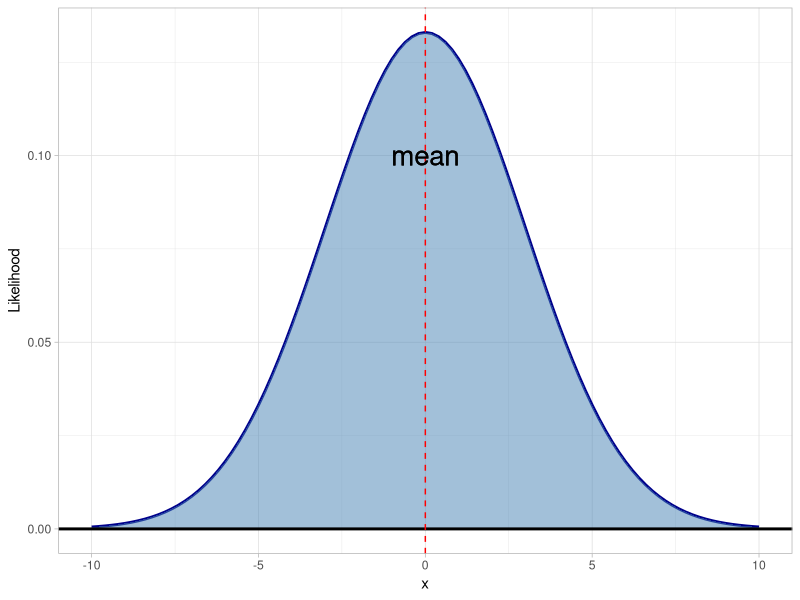
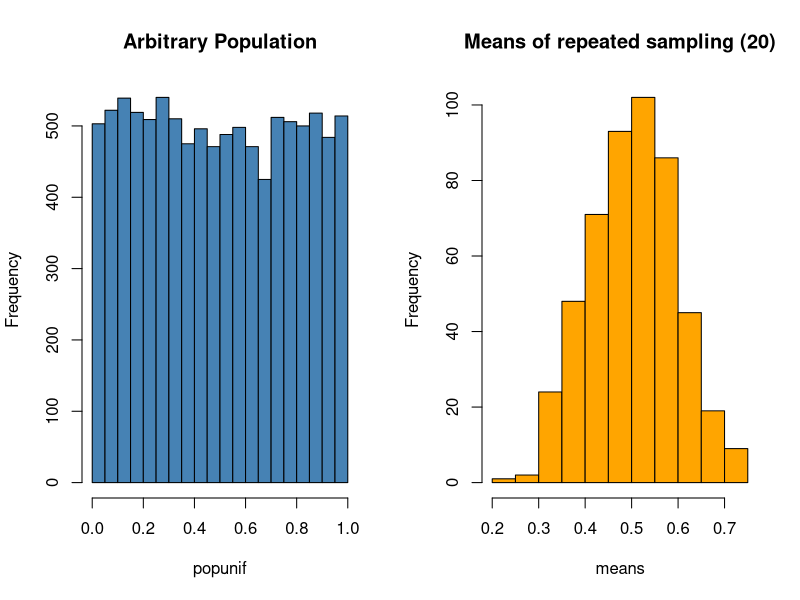
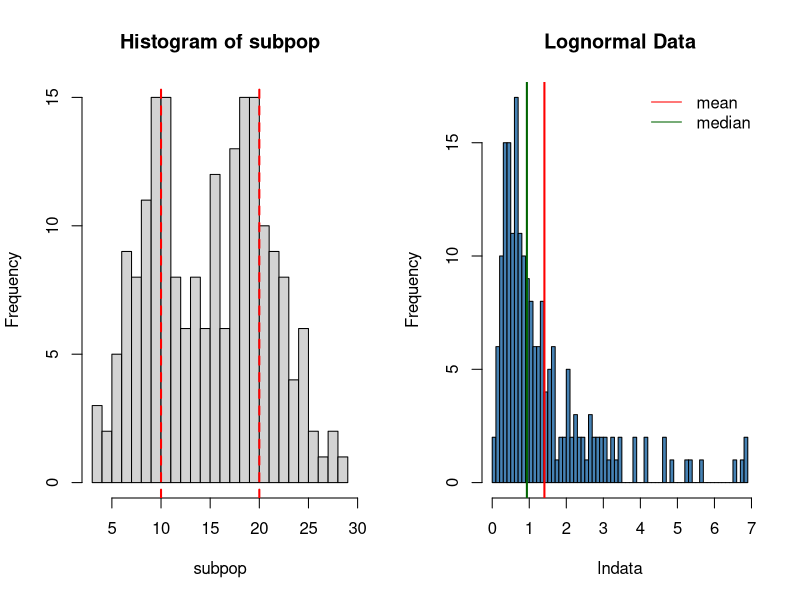
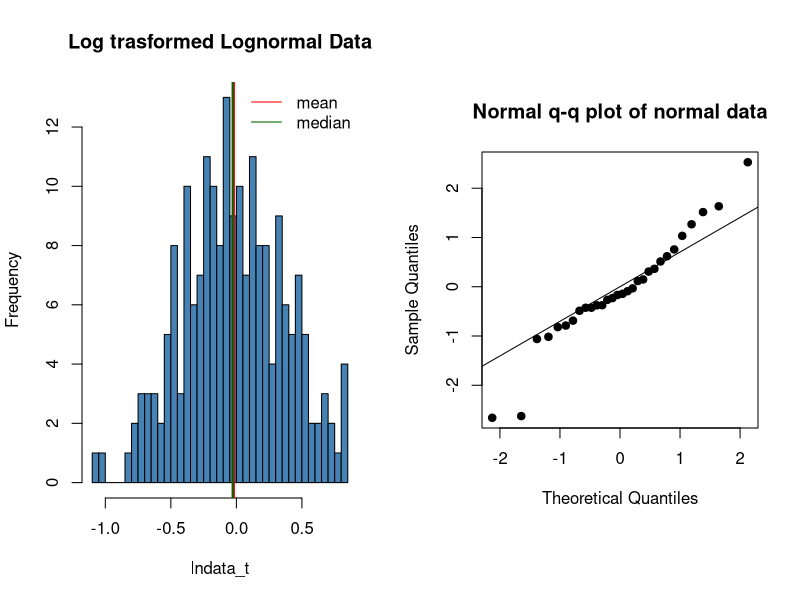
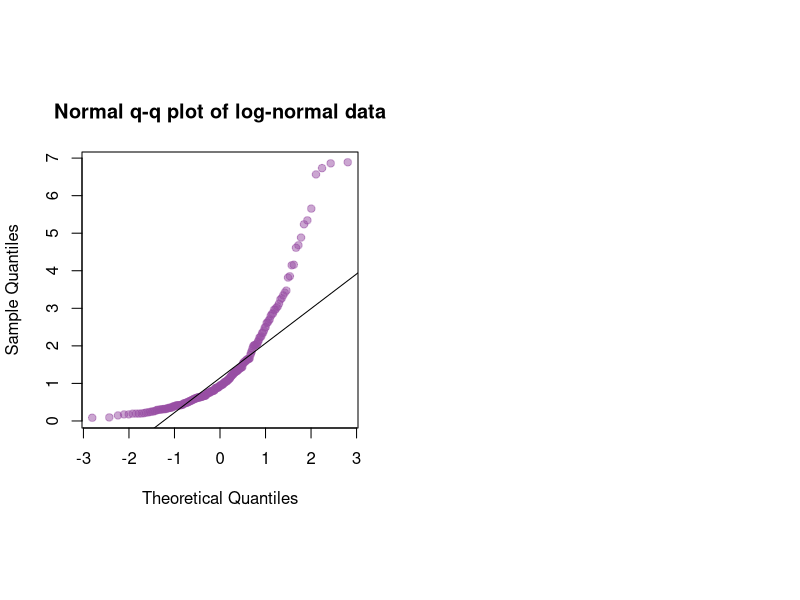

Here is the R script that generated these plots, in order:
## ---- chunk 1
knitr::opts_chunk$set(echo = FALSE)
library(knitr)
library(tidyverse)
## ---- chunk 2
## Standard normal distribution:

xvalues <- data.frame(x = c(-10, 10))

## add a second normal curve
normal1 <- function(x){
  dnorm(x, mean = 0, sd = 3)
}


xvalues %>% ggplot(aes(x = x)) + 
  stat_function(fun = normal1, lwd = 1, col = "darkblue") + 
  stat_function(fun = normal1, geom = "area", fill = "steelblue", alpha = 0.5) +
  theme_light() + 
  geom_hline(yintercept = 0, lwd = 1) + 
  geom_vline(xintercept = 0, lty = 2, col = "red") + 
  geom_text(x = 0, y = 0.1, label = "mean", size =7) + 
  ylab("Likelihood")


## ---- chunk 3
popunif <- runif(10000)

means <- rep(0,500)

for(i in 1:500){
  means[i] <- mean(sample(popunif,10))
}

par(mfrow = c(1,2))
hist(popunif, main = "Arbitrary Population", col = "steelblue")
hist(means, main = "Means of repeated sampling (20)", col = "Orange")

## ---- chunk 4
subpop <- c(rnorm(100,10,3),rnorm(100,20,3))

hist(subpop, breaks = 30)
abline(v = c(10,20), col = "red", lty = 2, lwd = 2, main = "2 sub-populations")
## ---- chunk 5
set.seed(124)
lndata <- rlnorm(200, meanlog = 0, sdlog = 1)

hist(lndata, breaks = 50, col = "steelblue", main = "Lognormal Data")
abline(v = mean(lndata), col  ="red", lwd = 2)
abline(v = median(lndata), col  ="darkgreen", lwd = 2)
legend("topright", legend = c("mean","median"), col = c("red","darkgreen"), lwd = 1, box.lwd = 0)
## ---- chunk 6
lndata_t <- log10(lndata)

hist(lndata_t, breaks = 50, col = "steelblue", main = "Log trasformed Lognormal Data")
abline(v = mean(lndata_t), col  ="red", lwd = 2)
abline(v = median(lndata_t), col  ="darkgreen", lwd = 2)
legend("topright", legend = c("mean","median"), col = c("red","darkgreen"), lwd = 1, box.lwd = 0)
## ---- chunk 7
a <- rnorm(30)
par(pty="s")
qqnorm(a, main = "Normal q-q plot of normal data", pch = 19)
qqline(a)
## ---- chunk 8
par(pty="s")
qqnorm(lndata, main = "Normal q-q plot of log-normal data", pch = 19, col = "#984ea380")
qqline(lndata)

